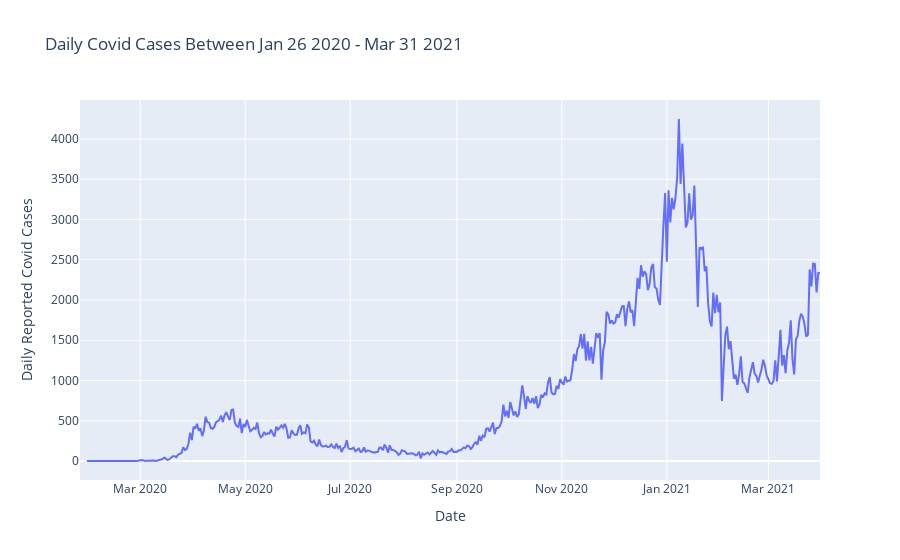

This figure's notebook cell:
### Markdown cell above
<p>The daily patterns are going to provide knowledge on whether the measures being implemented by the government and other agencies are actua;lly working.</p>

### Code cell
# Daily pattern change of Covid 19 across Ontario 
fig = px.line(cases_time_index,
              x="Reported Date",
              y="Daily Cases",
              labels={
                     "Reported Date": "Date",
                     "Daily Cases": "Daily Reported Covid Cases"
                 },
              title='Daily Covid Cases Between Jan 26 2020 - Mar 31 2021')
fig.show()

### Figure 1 — Plotly figure (JSON) as saved in the notebook; plotly's stock layout.template omitted (floating-point values rounded to 4 significant figures; data arrays with more than 128 entries replaced by an {"elided": "..."} marker saying what was removed)
{"data": [{"hoverlabel": {"namelength": 0}, "hovertemplate": "Date=%{x}<br>Daily Reported Covid Cases=%{y}", "legendgroup": "", "line": {"color": "#636efa", "dash": "solid"}, "mode": "lines", "name": "", "showlegend": false, "type": "scatter", "x": {"elided": "420 str values"}, "xaxis": "x", "y": {"elided": "420 int values"}, "yaxis": "y"}], "layout": {"legend": {"tracegroupgap": 0}, "title": {"text": "Daily Covid Cases Between Jan 26 2020 - Mar 31 2021"}, "xaxis": {"anchor": "y", "domain": [0, 1], "title": {"text": "Date"}}, "yaxis": {"anchor": "x", "domain": [0, 1], "title": {"text": "Daily Reported Covid Cases"}}}}
